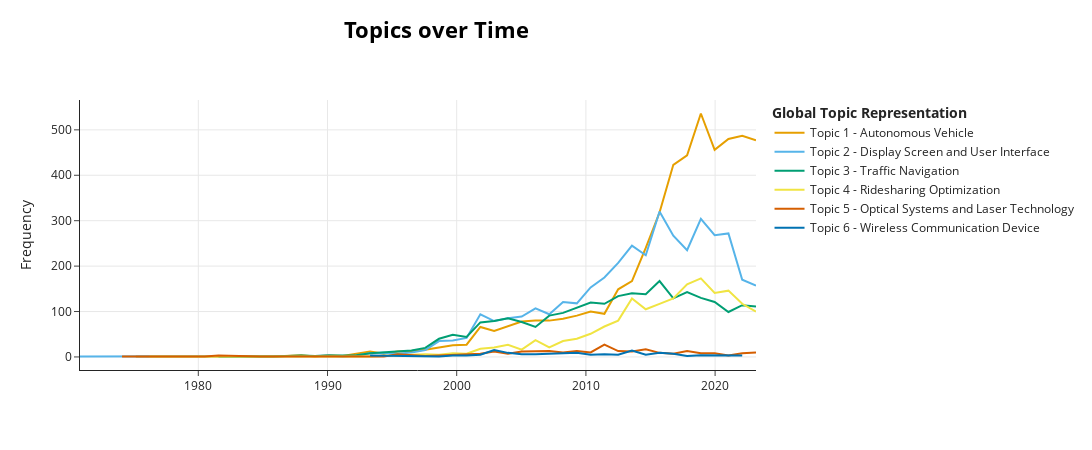

This figure's notebook cell:
### Code cell
# Step 2: Transform the documents to get the topic probabilities
_, probs = topic_model.transform(df['clean_text'].to_list(), embeddings)

# Calculate and visualize the topics over time
topics_over_time = topic_model.topics_over_time(df['clean_text'].to_list(), timestamps, global_tuning=True, evolution_tuning=True, nr_bins=50)

# Visualize the topics over time
topic_model.visualize_topics_over_time(topics_over_time, top_n_topics=10, custom_labels=True)

### Figure 1 — Plotly figure (JSON) as saved in the notebook; plotly's stock layout.template omitted (floating-point values rounded to 4 significant figures)
{"data": [{"hoverinfo": "text", "hovertext": ["<b>Topic 0</b><br>Words: wheels, free, inhibit, wheel, driven", "<b>Topic 0</b><br>Words: word, letter, magnitude, vector magnitude, value", "<b>Topic 0</b><br>Words: centre, input devices, guideway, input, destination", "<b>Topic 0</b><br>Words: fuel, recirculation, consumption rate, ignition, control", "<b>Topic 0</b><br>Words: power, digital computer, power line, suppressor, power unit", "<b>Topic 0</b><br>Words: resolution data, resolution, high resolution, high, data", "<b>Topic 0</b><br>Words: warning light, vehicle unobtrusive, actuating warning, switch actuating, unobtrusive operation", "<b>Topic 0</b><br>Words: coil, magnet, plane, comparator, plane coil", "<b>Topic 0</b><br>Words: data, central, vehicle, system, alarm", "<b>Topic 0</b><br>Words: alarm, unauthorised, entry event, defined area, vocal", "<b>Topic 0</b><br>Words: vehicle, object, system, alarm, test", "<b>Topic 0</b><br>Words: turntable, memory, memory zones, car, different memory", "<b>Topic 0</b><br>Words: vehicle, speech, phoneme, system, speech signal", "<b>Topic 0</b><br>Words: vehicle, optimal route, optimal, system, device", "<b>Topic 0</b><br>Words: vehicle, system, alarm, control, position", "<b>Topic 0</b><br>Words: vehicle, system, assembly, data, speed", "<b>Topic 0</b><br>Words: vehicle, system, sensor, signal, triggering", "<b>Topic 0</b><br>Words: vehicle, system, controller, remote, alarm", "<b>Topic 0</b><br>Words: vehicle, system, control, data, device", "<b>Topic 0</b><br>Words: vehicle, system, data, control, device", "<b>Topic 0</b><br>Words: vehicle, system, data, control, information", "<b>Topic 0</b><br>Words: vehicle, system, data, method, based", "<b>Topic 0</b><br>Words: vehicle, system, data, control, user", "<b>Topic 0</b><br>Words: vehicle, system, data, information, device", "<b>Topic 0</b><br>Words: vehicle, system, data, method, information", "<b>Topic 0</b><br>Words: vehicle, system, data, method, information", "<b>Topic 0</b><br>Words: vehicle, system, data, method, control", "<b>Topic 0</b><br>Words: vehicle, system, method, data, control", "<b>Topic 0</b><br>Words: vehicle, system, method, data, autonomous", "<b>Topic 0</b><br>Words: vehicle, system, data, method, control", "<b>Topic 0</b><br>Words: vehicle, system, data, method, autonomous", "<b>Topic 0</b><br>Words: vehicle, system, data, method, device", "<b>Topic 0</b><br>Words: vehicle, system, data, method, device", "<b>Topic 0</b><br>Words: vehicle, system, data, autonomous, method", "<b>Topic 0</b><br>Words: vehicle, system, method, autonomous, data", "<b>Topic 0</b><br>Words: vehicle, autonomous, system, method, data", "<b>Topic 0</b><br>Words: vehicle, autonomous, system, data, autonomous vehicle", "<b>Topic 0</b><br>Words: vehicle, autonomous, system, autonomous vehicle, data", "<b>Topic 0</b><br>Words: vehicle, autonomous, system, data, autonomous vehicle", "<b>Topic 0</b><br>Words: vehicle, autonomous, system, data, autonomous vehicle", "<b>Topic 0</b><br>Words: vehicle, autonomous, system, data, autonomous vehicle", "<b>Topic 0</b><br>Words: vehicle, autonomous, system, data, autonomous vehicle"], "marker": {"color": "#E69F00"}, "mode": "lines", "name": "Topic 1 - Autonomous Vehicle", "type": "scatter", "x": ["1975-03-01T11:31:12", "1976-03-25T02:24:00", "1977-04-18T17:16:48", "1980-06-30T13:55:12", "1982-08-18T19:40:48", "1983-09-12T10:33:36", "1984-10-06T01:26:24", "1985-10-30T16:19:12", "1987-12-18T22:04:48", "1989-01-11T12:57:36", "1990-02-05T03:50:24", "1991-03-01T18:43:12", "1992-03-25T09:36:00", "1993-04-19T00:28:48", "1994-05-13T15:21:36", "1995-06-07T06:14:24", "1996-06-30T21:07:12", "1997-07-25T12:00:00", "1998-08-19T02:52:48", "1999-09-12T17:45:36", "2000-10-06T08:38:24", "2001-10-30T23:31:12", "2002-11-24T14:24:00", "2003-12-19T05:16:48", "2005-01-11T20:09:36", "2006-02-05T11:02:24", "2007-03-02T01:55:12", "2008-03-25T16:48:00", "2009-04-19T07:40:48", "2010-05-13T22:33:36", "2011-06-07T13:26:24", "2012-07-01T04:19:12", "2013-07-25T19:12:00", "2014-08-19T10:04:48", "2015-09-13T00:57:36", "2016-10-06T15:50:24", "2017-10-31T06:43:12", "2018-11-24T21:36:00", "2019-12-19T12:28:48", "2021-01-12T03:21:36", "2022-02-05T18:14:24", "2023-03-02T09:07:12"], "y": [1, 1, 1, 2, 1, 2, 1, 1, 4, 1, 4, 2, 7, 12, 7, 12, 13, 16, 21, 26, 27, 66, 57, 67, 78, 80, 80, 84, 91, 100, 95, 149, 167, 240, 318, 423, 444, 536, 456, 480, 487, 477]}, {"hoverinfo": "text", "hovertext": ["<b>Topic 1</b><br>Words: means supporting, aiming hand, supporting aiming, aiming, held device", "<b>Topic 1</b><br>Words: flash, exposure, buttons, making flash, flash unit", "<b>Topic 1</b><br>Words: face, inlet face, inlet, polished light, light inlet", "<b>Topic 1</b><br>Words: instrument, false instrument, instrument display, display surface, reading", "<b>Topic 1</b><br>Words: database, user, format, translates format, format appropriate", "<b>Topic 1</b><br>Words: dtmf, telephone, liq, standard dtmf, output", "<b>Topic 1</b><br>Words: linear array, 360, led, surveillance, amplified fed", "<b>Topic 1</b><br>Words: subcarrier, microcomputer, visual, functions error, error checking", "<b>Topic 1</b><br>Words: green, card 10, golf, ball, processor card", "<b>Topic 1</b><br>Words: user, background, pointer, information, image", "<b>Topic 1</b><br>Words: transition, display, icon, sequence, transition template", "<b>Topic 1</b><br>Words: display, user, device, computer, strand", "<b>Topic 1</b><br>Words: data, image, user, device, display", "<b>Topic 1</b><br>Words: display, user, menu, computer, system", "<b>Topic 1</b><br>Words: user, display, information, computer, help", "<b>Topic 1</b><br>Words: user, display, information, system, computer", "<b>Topic 1</b><br>Words: user, display, information, device, system", "<b>Topic 1</b><br>Words: user, information, display, device, computer", "<b>Topic 1</b><br>Words: user, information, device, system, display", "<b>Topic 1</b><br>Words: device, user, system, display, information", "<b>Topic 1</b><br>Words: user, display, device, information, system", "<b>Topic 1</b><br>Words: user, device, display, information, system", "<b>Topic 1</b><br>Words: user, device, display, information, system", "<b>Topic 1</b><br>Words: user, device, display, method, system", "<b>Topic 1</b><br>Words: user, device, display, information, system", "<b>Topic 1</b><br>Words: user, device, display, method, system", "<b>Topic 1</b><br>Words: user, device, display, method, system", "<b>Topic 1</b><br>Words: user, device, display, method, interface", "<b>Topic 1</b><br>Words: user, device, display, method, information", "<b>Topic 1</b><br>Words: user, device, display, method, computer", "<b>Topic 1</b><br>Words: user, device, display, method, computer", "<b>Topic 1</b><br>Words: user, device, display, interface, method", "<b>Topic 1</b><br>Words: user, display, device, interface, user interface", "<b>Topic 1</b><br>Words: user, display, device, interface, user interface", "<b>Topic 1</b><br>Words: user, device, display, interface, user interface", "<b>Topic 1</b><br>Words: user, device, display, interface, user interface", "<b>Topic 1</b><br>Words: user, device, display, interface, user interface", "<b>Topic 1</b><br>Words: user, device, display, interface, user interface"], "marker": {"color": "#56B4E9"}, "mode": "lines", "name": "Topic 2 - Display Screen and User Interface", "type": "scatter", "x": ["1970-11-04T12:27:21.600000", "1976-03-25T02:24:00", "1982-08-18T19:40:48", "1986-11-24T07:12:00", "1987-12-18T22:04:48", "1989-01-11T12:57:36", "1990-02-05T03:50:24", "1991-03-01T18:43:12", "1992-03-25T09:36:00", "1993-04-19T00:28:48", "1994-05-13T15:21:36", "1995-06-07T06:14:24", "1996-06-30T21:07:12", "1997-07-25T12:00:00", "1998-08-19T02:52:48", "1999-09-12T17:45:36", "2000-10-06T08:38:24", "2001-10-30T23:31:12", "2002-11-24T14:24:00", "2003-12-19T05:16:48", "2005-01-11T20:09:36", "2006-02-05T11:02:24", "2007-03-02T01:55:12", "2008-03-25T16:48:00", "2009-04-19T07:40:48", "2010-05-13T22:33:36", "2011-06-07T13:26:24", "2012-07-01T04:19:12", "2013-07-25T19:12:00", "2014-08-19T10:04:48", "2015-09-13T00:57:36", "2016-10-06T15:50:24", "2017-10-31T06:43:12", "2018-11-24T21:36:00", "2019-12-19T12:28:48", "2021-01-12T03:21:36", "2022-02-05T18:14:24", "2023-03-02T09:07:12"], "y": [1, 1, 1, 2, 2, 2, 3, 1, 3, 8, 9, 7, 10, 15, 35, 36, 42, 94, 79, 85, 89, 107, 94, 121, 118, 153, 175, 207, 245, 224, 320, 267, 235, 304, 268, 272, 170, 157]}, {"hoverinfo": "text", "hovertext": ["<b>Topic 2</b><br>Words: speed, signal, actual speed, speed signal, actual", "<b>Topic 2</b><br>Words: keyword, keyword location, location indication, bit, location", "<b>Topic 2</b><br>Words: signal, signal delta, heading, delta, signals", "<b>Topic 2</b><br>Words: servers, expected available, servers expected, expected, currently", "<b>Topic 2</b><br>Words: dispatcher, dispatcher actor, actor, map, subscribers", "<b>Topic 2</b><br>Words: route, traffic, device, system, announcements", "<b>Topic 2</b><br>Words: congestion, traffic congestion, traffic, congestion data, data", "<b>Topic 2</b><br>Words: route, system, information, vehicle, navigation", "<b>Topic 2</b><br>Words: heading, vehicle, route, position, direction", "<b>Topic 2</b><br>Words: position, route, system, vehicle, information", "<b>Topic 2</b><br>Words: route, position, vehicle, system, device", "<b>Topic 2</b><br>Words: information, route, data, system, vehicle", "<b>Topic 2</b><br>Words: route, information, traffic, system, data", "<b>Topic 2</b><br>Words: information, data, system, route, vehicle", "<b>Topic 2</b><br>Words: route, system, information, data, navigation", "<b>Topic 2</b><br>Words: information, system, route, traffic, data", "<b>Topic 2</b><br>Words: route, system, information, navigation, location", "<b>Topic 2</b><br>Words: information, system, route, traffic, location", "<b>Topic 2</b><br>Words: information, traffic, system, route, method", "<b>Topic 2</b><br>Words: information, data, traffic, route, system", "<b>Topic 2</b><br>Words: system, route, information, traffic, data", "<b>Topic 2</b><br>Words: route, information, system, method, location", "<b>Topic 2</b><br>Words: route, system, information, traffic, navigation", "<b>Topic 2</b><br>Words: route, traffic, system, method, navigation", "<b>Topic 2</b><br>Words: route, information, method, traffic, location", "<b>Topic 2</b><br>Words: route, method, system, data, navigation", "<b>Topic 2</b><br>Words: route, device, system, method, location", "<b>Topic 2</b><br>Words: traffic, route, information, location, method", "<b>Topic 2</b><br>Words: route, system, method, device, data", "<b>Topic 2</b><br>Words: route, method, system, location, information", "<b>Topic 2</b><br>Words: route, location, system, user, method", "<b>Topic 2</b><br>Words: route, system, location, method, device", "<b>Topic 2</b><br>Words: route, location, system, device, data", "<b>Topic 2</b><br>Words: route, location, data, system, method", "<b>Topic 2</b><br>Words: location, route, system, data, device", "<b>Topic 2</b><br>Words: location, system, route, device, method"], "marker": {"color": "#009E73"}, "mode": "lines", "name": "Topic 3 - Traffic Navigation", "type": "scatter", "x": ["1981-07-25T04:48:00", "1985-10-30T16:19:12", "1987-12-18T22:04:48", "1989-01-11T12:57:36", "1990-02-05T03:50:24", "1991-03-01T18:43:12", "1992-03-25T09:36:00", "1993-04-19T00:28:48", "1994-05-13T15:21:36", "1995-06-07T06:14:24", "1996-06-30T21:07:12", "1997-07-25T12:00:00", "1998-08-19T02:52:48", "1999-09-12T17:45:36", "2000-10-06T08:38:24", "2001-10-30T23:31:12", "2002-11-24T14:24:00", "2003-12-19T05:16:48", "2005-01-11T20:09:36", "2006-02-05T11:02:24", "2007-03-02T01:55:12", "2008-03-25T16:48:00", "2009-04-19T07:40:48", "2010-05-13T22:33:36", "2011-06-07T13:26:24", "2012-07-01T04:19:12", "2013-07-25T19:12:00", "2014-08-19T10:04:48", "2015-09-13T00:57:36", "2016-10-06T15:50:24", "2017-10-31T06:43:12", "2018-11-24T21:36:00", "2019-12-19T12:28:48", "2021-01-12T03:21:36", "2022-02-05T18:14:24", "2023-03-02T09:07:12"], "y": [1, 1, 3, 2, 3, 3, 4, 8, 10, 11, 14, 20, 40, 49, 44, 76, 79, 85, 77, 66, 91, 97, 108, 120, 117, 134, 140, 138, 167, 129, 143, 130, 121, 99, 114, 111]}, {"hoverinfo": "text", "hovertext": ["<b>Topic 3</b><br>Words: taximeter, key, keys, passengers, controlled", "<b>Topic 3</b><br>Words: coordinating station, coordinating, public, ride, station", "<b>Topic 3</b><br>Words: arrival time, arrival, optimum, time, optimum arrival", "<b>Topic 3</b><br>Words: dispatch controller, service, central dispatch, dispatch, cell", "<b>Topic 3</b><br>Words: station, mobile station, density function, probability density, function pdf", "<b>Topic 3</b><br>Words: bodies, cooling medium, cooling, vehicles, carrier", "<b>Topic 3</b><br>Words: mobile unit, mobile, zone, unit, system", "<b>Topic 3</b><br>Words: system, information, appointments, vehicles, location", "<b>Topic 3</b><br>Words: mobile, data, system, call, cellular", "<b>Topic 3</b><br>Words: mobile, subnet, system, service, communication", "<b>Topic 3</b><br>Words: service, system, location, mobile, method", "<b>Topic 3</b><br>Words: method, system, location, mobile, service", "<b>Topic 3</b><br>Words: system, method, location, service, user", "<b>Topic 3</b><br>Words: location, system, user, service, device", "<b>Topic 3</b><br>Words: service, system, mobile, method, location", "<b>Topic 3</b><br>Words: method, system, service, location, mobile", "<b>Topic 3</b><br>Words: method, system, transportation, device, user", "<b>Topic 3</b><br>Words: method, system, location, service, transportation", "<b>Topic 3</b><br>Words: method, location, system, transportation, device", "<b>Topic 3</b><br>Words: method, location, system, service, user", "<b>Topic 3</b><br>Words: system, method, mobile, location, service", "<b>Topic 3</b><br>Words: method, location, mobile, user, system", "<b>Topic 3</b><br>Words: method, service, system, location, device", "<b>Topic 3</b><br>Words: method, user, location, device, service", "<b>Topic 3</b><br>Words: service, location, system, method, user", "<b>Topic 3</b><br>Words: service, location, system, method, user", "<b>Topic 3</b><br>Words: service, system, location, user, device", "<b>Topic 3</b><br>Words: service, user, system, location, method", "<b>Topic 3</b><br>Words: service, system, location, device, user", "<b>Topic 3</b><br>Words: user, service, system, location, method", "<b>Topic 3</b><br>Words: service, system, transport, user, device"], "marker": {"color": "#F0E442"}, "mode": "lines", "name": "Topic 4 - Ridesharing Optimization", "type": "scatter", "x": ["1976-03-25T02:24:00", "1982-08-18T19:40:48", "1987-12-18T22:04:48", "1992-03-25T09:36:00", "1993-04-19T00:28:48", "1996-06-30T21:07:12", "1997-07-25T12:00:00", "1998-08-19T02:52:48", "1999-09-12T17:45:36", "2000-10-06T08:38:24", "2001-10-30T23:31:12", "2002-11-24T14:24:00", "2003-12-19T05:16:48", "2005-01-11T20:09:36", "2006-02-05T11:02:24", "2007-03-02T01:55:12", "2008-03-25T16:48:00", "2009-04-19T07:40:48", "2010-05-13T22:33:36", "2011-06-07T13:26:24", "2012-07-01T04:19:12", "2013-07-25T19:12:00", "2014-08-19T10:04:48", "2015-09-13T00:57:36", "2016-10-06T15:50:24", "2017-10-31T06:43:12", "2018-11-24T21:36:00", "2019-12-19T12:28:48", "2021-01-12T03:21:36", "2022-02-05T18:14:24", "2023-03-02T09:07:12"], "y": [1, 1, 1, 1, 1, 5, 6, 5, 8, 7, 18, 21, 27, 16, 37, 21, 35, 40, 51, 67, 80, 129, 105, 117, 129, 160, 173, 141, 146, 117, 100]}, {"hoverinfo": "text", "hovertext": ["<b>Topic 4</b><br>Words: slugs, perforated tokens, jackpot, perforated, payoff", "<b>Topic 4</b><br>Words: signal representing, zero crossing, signal, crossing second, zero", "<b>Topic 4</b><br>Words: hooked portion, hooked, portion, lever, actuating member", "<b>Topic 4</b><br>Words: pcb, nozzles, gas, liquid, connection", "<b>Topic 4</b><br>Words: pulses, count, particle, pulse, count pulses", "<b>Topic 4</b><br>Words: oscillator, power nozzle, nozzle, pair, fan", "<b>Topic 4</b><br>Words: actuating member, actuating, lever, member, portion", "<b>Topic 4</b><br>Words: light, pulses, light pulses, internal, source diode", "<b>Topic 4</b><br>Words: disparity, disparity image, image, feature, images", "<b>Topic 4</b><br>Words: optic, lens, fibre, optic fiber, fiber", "<b>Topic 4</b><br>Words: light, fibre, optical, laser, end", "<b>Topic 4</b><br>Words: plunger, barrel, cells, spring, laser", "<b>Topic 4</b><br>Words: signal, siren, output signal, lower, hydraulic drive", "<b>Topic 4</b><br>Words: light, optical, pulse, deflector, measuring", "<b>Topic 4</b><br>Words: light, images, optical, formed, light diversion", "<b>Topic 4</b><br>Words: centerline, connector, circuit, card rack, circuit pack", "<b>Topic 4</b><br>Words: image, surface, strip, images, fiber", "<b>Topic 4</b><br>Words: circuit, image, addressee, signal, optical", "<b>Topic 4</b><br>Words: light, image, optical, scene, viewed scene", "<b>Topic 4</b><br>Words: image, optical, portion, conductor, frequency", "<b>Topic 4</b><br>Words: said, gate, optical, image, region", "<b>Topic 4</b><br>Words: locking, laser, power, saw, light", "<b>Topic 4</b><br>Words: optical, pulse, light, optical pulse, circuit", "<b>Topic 4</b><br>Words: light, portion, laser, optical, surface", "<b>Topic 4</b><br>Words: laser, optical, image, light, images", "<b>Topic 4</b><br>Words: image, optical, light, washer, images", "<b>Topic 4</b><br>Words: image, liquid, stereo, model, method", "<b>Topic 4</b><br>Words: texture, image, geometry, texture image, textured", "<b>Topic 4</b><br>Words: image, optical, images, light, panorama", "<b>Topic 4</b><br>Words: water, light, optical, cowl, water paths", "<b>Topic 4</b><br>Words: image, optical, depth, distorted, element", "<b>Topic 4</b><br>Words: optical, image, element, light, lidar", "<b>Topic 4</b><br>Words: optical, fiber, optical fiber, image, cubic", "<b>Topic 4</b><br>Words: image, submap, images, biomarker, cubic", "<b>Topic 4</b><br>Words: fixing, fiber, optical fiber, stitching, optical", "<b>Topic 4</b><br>Words: optical, light, optical signal, lidar, signal", "<b>Topic 4</b><br>Words: patch, image, point, depth, optical"], "marker": {"color": "#D55E00"}, "mode": "lines", "name": "Topic 5 - Optical Systems and Laser Technology", "type": "scatter", "x": ["1974-02-04T20:38:24", "1975-03-01T11:31:12", "1980-06-30T13:55:12", "1981-07-25T04:48:00", "1983-09-12T10:33:36", "1984-10-06T01:26:24", "1986-11-24T07:12:00", "1991-03-01T18:43:12", "1993-04-19T00:28:48", "1994-05-13T15:21:36", "1995-06-07T06:14:24", "1996-06-30T21:07:12", "1997-07-25T12:00:00", "1998-08-19T02:52:48", "1999-09-12T17:45:36", "2000-10-06T08:38:24", "2001-10-30T23:31:12", "2002-11-24T14:24:00", "2003-12-19T05:16:48", "2005-01-11T20:09:36", "2006-02-05T11:02:24", "2007-03-02T01:55:12", "2008-03-25T16:48:00", "2009-04-19T07:40:48", "2010-05-13T22:33:36", "2011-06-07T13:26:24", "2012-07-01T04:19:12", "2013-07-25T19:12:00", "2014-08-19T10:04:48", "2015-09-13T00:57:36", "2016-10-06T15:50:24", "2017-10-31T06:43:12", "2018-11-24T21:36:00", "2019-12-19T12:28:48", "2021-01-12T03:21:36", "2022-02-05T18:14:24", "2023-03-02T09:07:12"], "y": [1, 1, 1, 3, 1, 1, 1, 1, 1, 1, 6, 4, 2, 3, 4, 5, 7, 12, 7, 12, 13, 13, 10, 13, 10, 27, 13, 12, 17, 9, 7, 13, 8, 8, 3, 8, 10]}, {"hoverinfo": "text", "hovertext": ["<b>Topic 5</b><br>Words: signal, timer, zone, subscriber number, data signal", "<b>Topic 5</b><br>Words: cellular, cellular transceiver, messaging unit, remote site, messaging", "<b>Topic 5</b><br>Words: unit, telecommunications unit, messaging, switching centre, telecommunications", "<b>Topic 5</b><br>Words: pipeline, pig, wireless, call pickup, transmitters", "<b>Topic 5</b><br>Words: wireless, mobile, location, access, system", "<b>Topic 5</b><br>Words: wireless, location, instant, instant message, device", "<b>Topic 5</b><br>Words: device, wireless, location, mobile, communication", "<b>Topic 5</b><br>Words: wireless, call, location, terminal, mobile", "<b>Topic 5</b><br>Words: communication, pseudorange, location, mobile, home", "<b>Topic 5</b><br>Words: wireless, communication, location, address, caller", "<b>Topic 5</b><br>Words: communication, device, communication unit, cellular, unit", "<b>Topic 5</b><br>Words: wireless, device, communication, network, method", "<b>Topic 5</b><br>Words: wireless, device, field, wireless field, location", "<b>Topic 5</b><br>Words: wireless, device, mobile, communication, sonde", "<b>Topic 5</b><br>Words: wireless, device, mobile, communication, positioning", "<b>Topic 5</b><br>Words: wireless, device, communication, location, message", "<b>Topic 5</b><br>Words: connectivity port, device, connectivity, port, mobile", "<b>Topic 5</b><br>Words: wireless, mobile, device, location, communication", "<b>Topic 5</b><br>Words: wireless, mobile, device, message, communication", "<b>Topic 5</b><br>Words: ap, ap measurement, measurement, measurement configuration, energy", "<b>Topic 5</b><br>Words: device, address, pattern, noise emission, emission frequency", "<b>Topic 5</b><br>Words: signal, reception, wireless, communication, variance measurement"], "marker": {"color": "#0072B2"}, "mode": "lines", "name": "Topic 6 - Wireless Communication Device", "type": "scatter", "x": ["1993-04-19T00:28:48", "1998-08-19T02:52:48", "1999-09-12T17:45:36", "2000-10-06T08:38:24", "2001-10-30T23:31:12", "2002-11-24T14:24:00", "2003-12-19T05:16:48", "2005-01-11T20:09:36", "2006-02-05T11:02:24", "2007-03-02T01:55:12", "2008-03-25T16:48:00", "2009-04-19T07:40:48", "2010-05-13T22:33:36", "2011-06-07T13:26:24", "2012-07-01T04:19:12", "2013-07-25T19:12:00", "2014-08-19T10:04:48", "2015-09-13T00:57:36", "2016-10-06T15:50:24", "2017-10-31T06:43:12", "2018-11-24T21:36:00", "2022-02-05T18:14:24"], "y": [3, 1, 3, 3, 5, 15, 9, 6, 6, 7, 8, 9, 5, 6, 5, 14, 5, 9, 7, 2, 4, 3]}], "layout": {"height": 450, "hoverlabel": {"bgcolor": "white", "font": {"family": "Rockwell", "size": 16}}, "legend": {"title": {"text": "<b>Global Topic Representation"}}, "title": {"font": {"color": "Black", "size": 22}, "text": "<b>Topics over Time</b>", "x": 0.4, "xanchor": "center", "y": 0.95, "yanchor": "top"}, "width": 1250, "xaxis": {"showgrid": true}, "yaxis": {"showgrid": true, "title": {"text": "Frequency"}}}}
